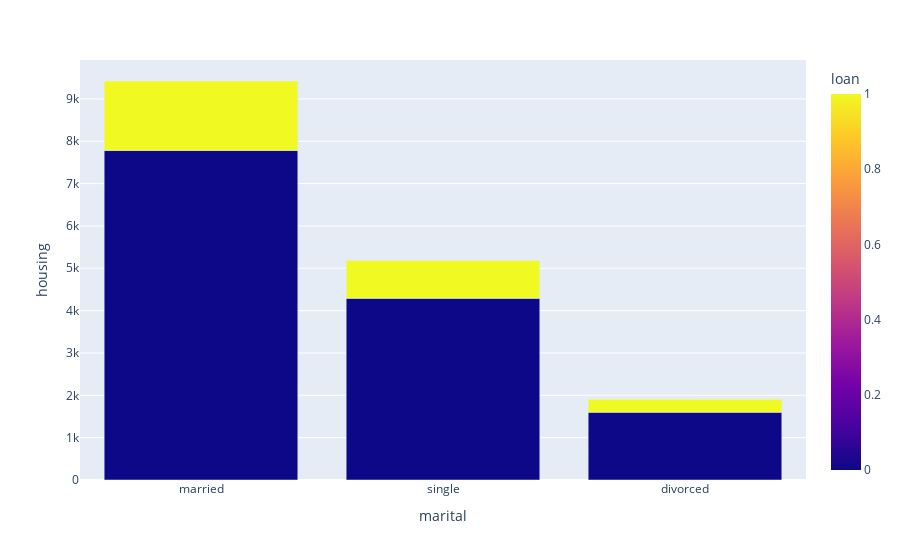

Notebook cell for this chart:
### Code cell
df_marital.sort_values(by=['housing'],ascending=False, inplace=True)
fig = px.bar(df_marital, x='marital', y='housing', color='loan')
fig.show()

### Figure 1 — Plotly figure (JSON) as saved in the notebook; plotly's stock layout.template omitted (floating-point values rounded to 4 significant figures)
{"data": [{"alignmentgroup": "True", "hovertemplate": "marital=%{x}<br>housing=%{y}<br>loan=%{marker.color}<extra></extra>", "legendgroup": "", "marker": {"color": [0, 0, 1, 0, 1, 1], "coloraxis": "coloraxis"}, "name": "", "offsetgroup": "", "orientation": "v", "showlegend": false, "textposition": "auto", "type": "bar", "x": ["married", "single", "married", "divorced", "single", "divorced"], "xaxis": "x", "y": [7784, 4290, 1639, 1599, 894, 310], "yaxis": "y"}], "layout": {"barmode": "relative", "coloraxis": {"colorbar": {"title": {"text": "loan"}}, "colorscale": [[0, "#0d0887"], [0.1111, "#46039f"], [0.2222, "#7201a8"], [0.3333, "#9c179e"], [0.4444, "#bd3786"], [0.5556, "#d8576b"], [0.6667, "#ed7953"], [0.7778, "#fb9f3a"], [0.8889, "#fdca26"], [1, "#f0f921"]]}, "legend": {"tracegroupgap": 0}, "margin": {"t": 60}, "xaxis": {"anchor": "y", "domain": [0, 1], "title": {"text": "marital"}}, "yaxis": {"anchor": "x", "domain": [0, 1], "title": {"text": "housing"}}}}
